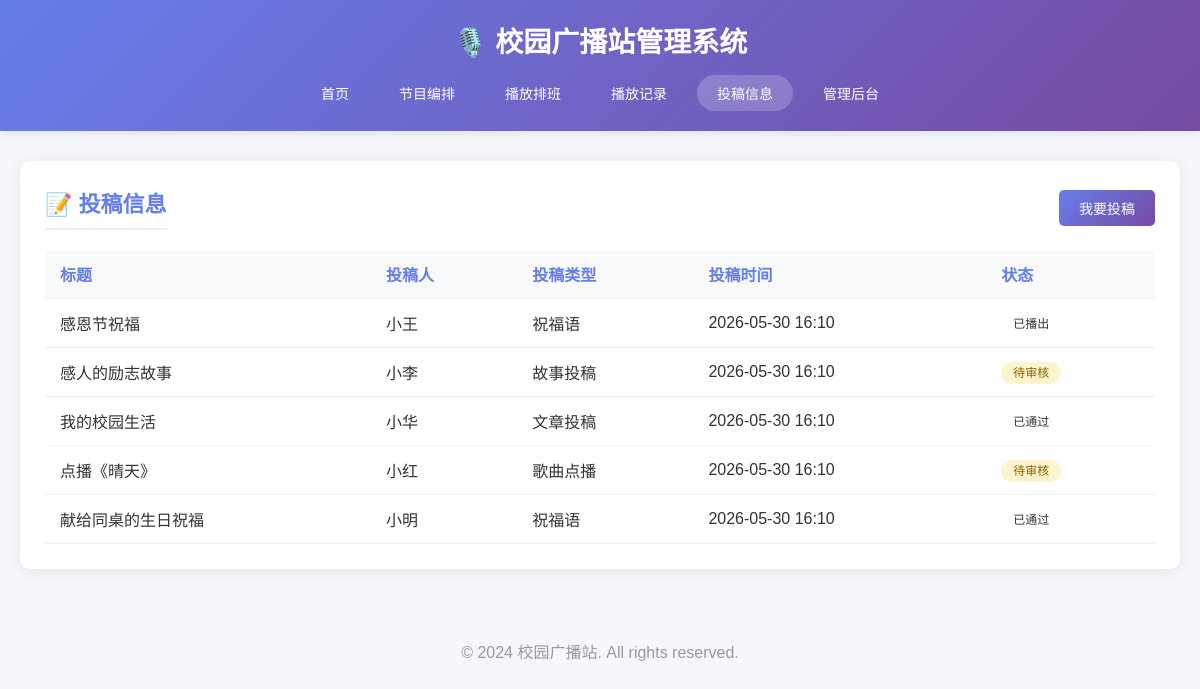
The app's page /submissions/ with its own data.
### programs/models.py (models this page shows, shortened)
class Submission(models.Model):
    STATUS_CHOICES = [
        ('pending', '待审核'),
        ('approved', '已通过'),
        ('rejected', '已拒绝'),
        ('broadcast', '已播出'),
    ]
    TYPE_CHOICES = [
        ('song', '歌曲点播'),
        ('article', '文章投稿'),
        ('story', '故事投稿'),
        ('blessing', '祝福语'),
        ('other', '其他'),
    ]
    title = models.CharField(max_length=100, verbose_name='标题')
    submitter_name = models.CharField(max_length=50, verbose_name='投稿人姓名')
    submitter_class = models.CharField(max_length=50, blank=True, verbose_name='投稿人班级')
    submission_type = models.CharField(max_length=20, choices=TYPE_CHOICES, verbose_name='投稿类型')
    content = models.TextField(verbose_name='内容')
    contact = models.CharField(max_length=50, blank=True, verbose_name='联系方式')
    status = models.CharField(max_length=20, choices=STATUS_CHOICES, default='pending', verbose_name='审核状态')
    review_remark = models.TextField(blank=True, verbose_name='审核备注')
    submitted_at = models.DateTimeField(auto_now_add=True, verbose_name='投稿时间')
    reviewed_at = models.DateTimeField(null=True, blank=True, verbose_name='审核时间')
    class Meta:
        verbose_name = '投稿信息'
        verbose_name_plural = '投稿信息'
        ordering = ['-submitted_at']

### programs/views.py (the view)
# urls.py: path('submissions/', views.submission_list, name='submission_list'),
def submission_list(request):
    submissions = Submission.objects.all()
    return render(request, 'submission_list.html', {'submissions': submissions})

### templates/submission_list.html (shortened to what this page needs)
{% extends 'base.html' %}
{% block content %}
<div class="card">
    <div style="display: flex; justify-content: space-between; align-items: center; margin-bottom: 20px;">
        <h2 style="margin: 0;">📝 投稿信息</h2>
        <a href="{% url 'submission_new' %}" class="btn">我要投稿</a>
    </div>
    <table>
        <thead>
            <tr>
                <th>标题</th>
                <th>投稿人</th>
                <th>投稿类型</th>
                <th>投稿时间</th>
                <th>状态</th>
            </tr>
        </thead>
        <tbody>
            {% for submission in submissions %}
            <tr>
                <td>{{ submission.title }}</td>
                <td>{{ submission.submitter_name }}</td>
                <td>{{ submission.get_submission_type_display }}</td>
                <td>{{ submission.submitted_at|date:"Y-m-d H:i" }}</td>
                <td>
                    <span class="status-badge status-{{ submission.status }}">
                        {{ submission.get_status_display }}
                    </span>
                </td>
            </tr>
            {% empty %}
            <tr>
                <td colspan="5" style="text-align: center; color: #999; padding: 30px;">暂无投稿信息</td>
            </tr>
            {% endfor %}
        </tbody>
    </table>
</div>
{% endblock %}

### templates/base.html (style rules this page uses)
* { margin: 0; padding: 0; box-sizing: border-box; }
body { font-family: 'Microsoft YaHei', 'SimHei', sans-serif; background-color: #f5f7fa; color: #333; }
.card { background: white; border-radius: 10px; padding: 25px; margin-bottom: 25px; box-shadow: 0 2px 15px rgba(0,0,0,0.08); }
.card h2 { color: #667eea; margin-bottom: 20px; font-size: 22px; border-bottom: 2px solid #eee; padding-bottom: 10px; }
table { width: 100%; border-collapse: collapse; margin-top: 15px; }
th, td { padding: 12px 15px; text-align: left; border-bottom: 1px solid #eee; }
th { background-color: #f8f9fa; color: #667eea; font-weight: 600; }
.btn { display: inline-block; padding: 8px 20px; background: linear-gradient(135deg, #667eea 0%, #764ba2 100%); color: white; text-decoration: none; border-radius: 5px; border: none; cursor: pointer; font-size: 14px; transition: transform 0.2s; }
.status-badge { padding: 4px 12px; border-radius: 20px; font-size: 12px; font-weight: 500; }
.status-pending { background-color: #fff3cd; color: #856404; }

### records on screen
Submission: title "感恩节祝福", submitter_name "小王", submission_type "祝福语", submitted_at "2026-05-30 16:10", status "已播出"
Submission: title "感人的励志故事", submitter_name "小李", submission_type "故事投稿", submitted_at "2026-05-30 16:10", status "待审核"
Submission: title "我的校园生活", submitter_name "小华", submission_type "文章投稿", submitted_at "2026-05-30 16:10", status "已通过"
Submission: title "点播《晴天》", submitter_name "小红", submission_type "歌曲点播", submitted_at "2026-05-30 16:10", status "待审核"
Submission: title "献给同桌的生日祝福", submitter_name "小明", submission_type "祝福语", submitted_at "2026-05-30 16:10", status "已通过"
